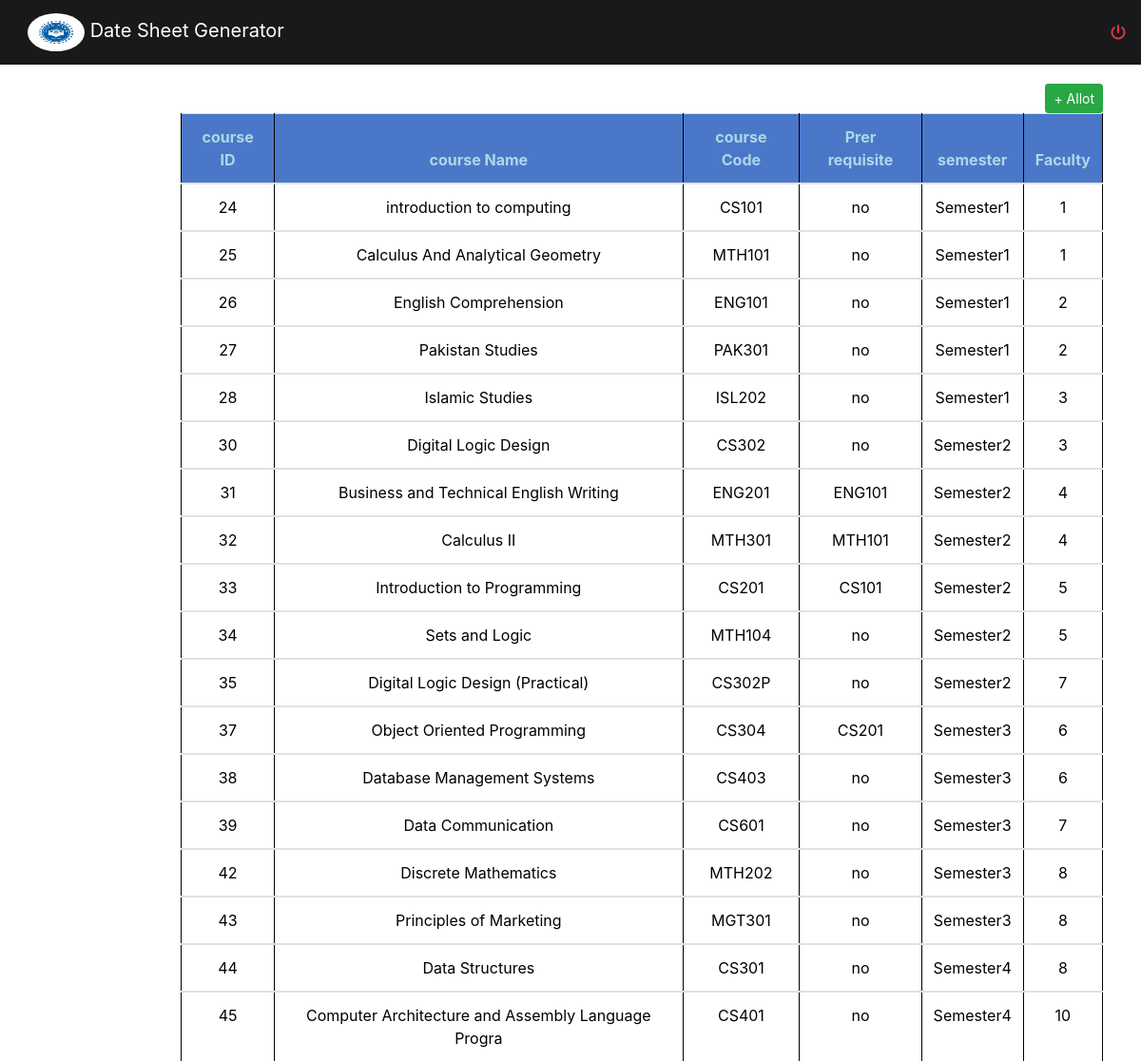
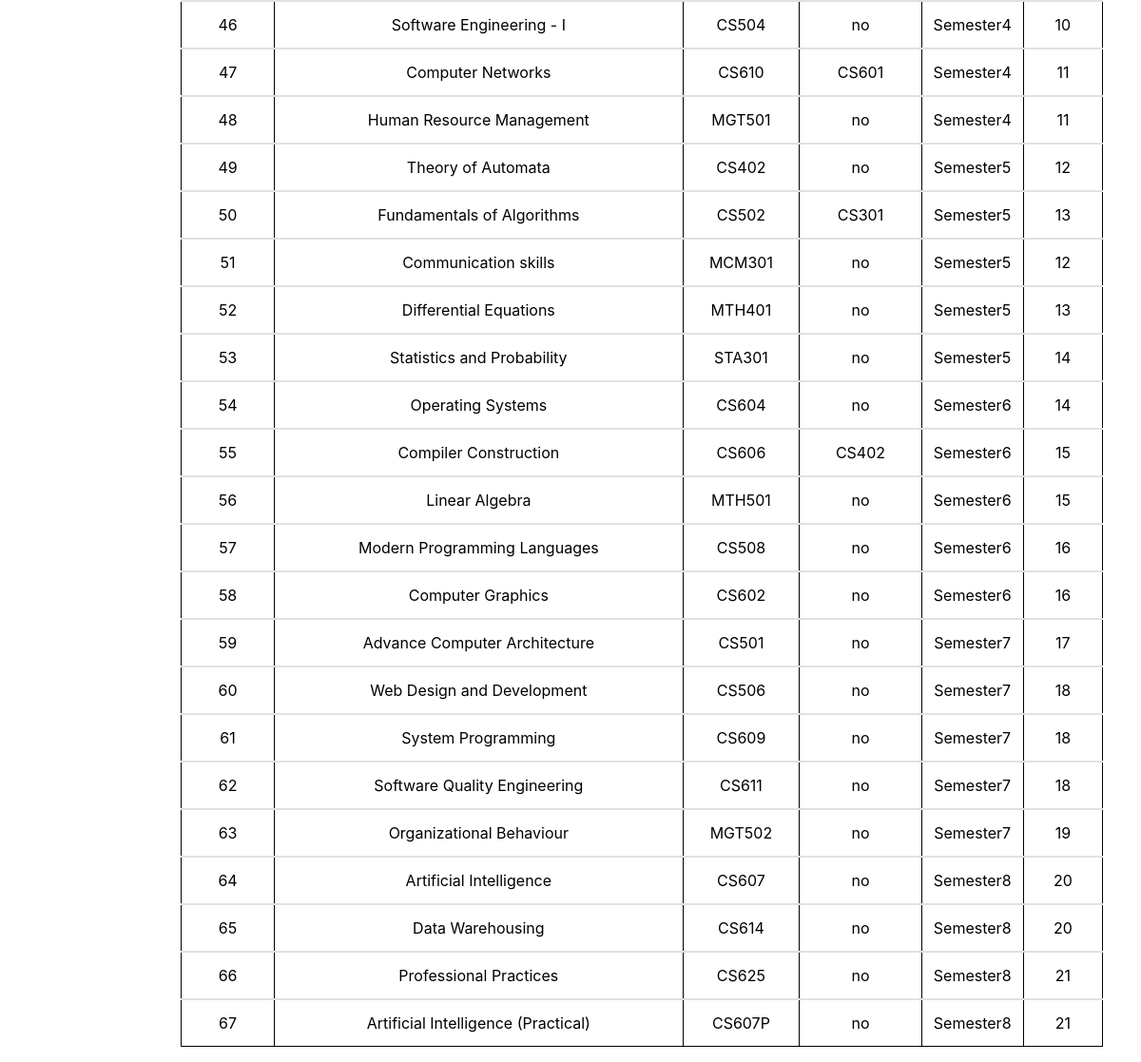
The app's page /admin/viewalotted.php with its own data (2 pictures, top to bottom).
### tables this page shows
CREATE TABLE `program` (
  `id` int(11) NOT NULL,
  `course_code` varchar(50) NOT NULL,
  `title` varchar(50) NOT NULL,
  `prerequisit` varchar(50) NOT NULL,
  `semester` varchar(50) NOT NULL,
  `faculty_id` int(11) NOT NULL
);

### admin/viewalotted.php (the view, shortened to what this page needs)
<?php
require_once "../header.php";
?>
<div class="main" >
<div class="container-fluid" >
<div class="container" >
      <div  >
<a href="alloted.php" class="btn btn-sm btn-success" role="button" style="float:right;margin-top:20px;">+ Allot</a>
	<div>
          <table class="table" id="table">
					 <thead>
							<tr>
							 <th>course ID</th>
							<th>course Name</th>
							<th>course Code</th>
							 <th>Prer requisite</th>
							<th>semester</th>
							 <th>Faculty</th>
							 </tr>
					</thead>
					<tbody>
<?php
             $busSql = "Select * from program where faculty_id!=0";
             $resultBusSql = mysqli_query($link, $busSql);
    while($row = mysqli_fetch_assoc($resultBusSql)){
		       $id=$row['id'];
	           $course_name= $row['title'];
			   $course_code=$row['course_code'];
		        $pre=$row['prerequisit'];
		        $faculty=$row['faculty_id'];
		       $semester=$row['semester'];
   ?>
                                 <tr>
							         <td><?Php echo $id;?></td>
							       <td><?Php echo $course_name;?></td>
								    <td><?Php echo $course_code;?></td>
							       <td><?Php echo $pre;?></td>
							       <td><?Php echo $semester;?></td>
								   <td><?Php echo $faculty;?></td>
		                           </tr>
					</tbody>
	<?php
	}
	?>
	</div>
	</div>
	</div>
</body>
</html>

### navbar.php (shortened to what this page needs)
<!DOCTYPE html>
<html>
<head>
    <link href="assets/bootstrap/css/bootstrap.min.css" rel="stylesheet" />
<link rel="stylesheet" type="text/css" href="style.css">
    <link href="assets/datatables/css/jquery.dataTables.min.css" rel="stylesheet" />
    <link href="assets/fontawsome/css/all.css" rel="stylesheet" />
 <link href="assets/fontawesome/css/all.min" rel="stylesheet" />
</head>
<body >
<nav class="navbar navbar-expand-lg      ">
      <a class="navbar-brand  btn  btn-default text-white  " href=" ">  <img src="../assets/img/logodate.jfif" class="" alt="..." style="width:60px;height:40px;border-radius:50%;">
             Date Sheet Generator  </a>
      <ul class="navbar-nav me-auto mb-2 mb-lg-0 mr-auto">
        <li class="nav-item  ">
          <a class="nav-link  " aria-current="page" href=" "> </a>
        </li> </ul> <ul class="navbar-nav me-auto mb-2 mb-lg-0 ">
		<li class="nav-item mr-2">
          <a class="nav-link btn-sm  text-white  "  ><?php
 ?></a>
        </li>
        <li class="nav-item">
            <a href="logout.php" ><i class="fa fa-power-off text-danger"></i>  </a>
        </li>
      </ul>
</nav>

### header.php (shortened to what this page needs)
<?php
	   require_once "navbar.php";
?>
     <!DOCTYPE html>
<html>
<head>
    <link href="../assets/bootstrap/css/bootstrap.min.css" rel="stylesheet" />
    <link rel="stylesheet" type="text/css" href="../style.css">
    <link href="../assets/datatables/css/jquery.dataTables.min.css" rel="stylesheet" />
    <link href="../assets/fontawesome/css/all.css" rel="stylesheet" />
	 <link href="../assets/fontawesome/css/all.min" rel="stylesheet" />
</head>
<body  >

### style.css (style rules this page uses)
body { margin:0px; padding:0px; color:black; }
.navbar { position:sticky; text-decoration:none; background-color:#18191a; }
.main { margin-left: 150px; padding: 0px 10px; }
#table th { background-color:#4b77c9; color:lightblue; text-align:center; }
#table td { background-color:white; text-align:center; color:black; }
#table { background-color:#334d4d; border-radius: 10px; padding-top: 10px; padding-bottom: 10px; color: lightblue; }
.container { color: lightblue; }
.container table { color: lightblue; }
.table2, th, td { border: 1px solid black; }

### records on screen
program: id "24", title "introduction to computing", course_code "CS101", prerequisit "no", semester "Semester1", faculty "1"
program: id "25", title "Calculus And Analytical Geometry", course_code "MTH101", prerequisit "no", semester "Semester1", faculty "1"
program: id "26", title "English Comprehension", course_code "ENG101", prerequisit "no", semester "Semester1", faculty "2"
program: id "27", title "Pakistan Studies", course_code "PAK301", prerequisit "no", semester "Semester1", faculty "2"
program: id "28", title "Islamic Studies", course_code "ISL202", prerequisit "no", semester "Semester1", faculty "3"
program: id "30", title "Digital Logic Design", course_code "CS302", prerequisit "no", semester "Semester2", faculty "3"
program: id "31", title "Business and Technical English Writing", course_code "ENG201", prerequisit "ENG101", semester "Semester2", faculty "4"
program: id "32", title "Calculus II", course_code "MTH301", prerequisit "MTH101", semester "Semester2", faculty "4"
program: id "33", title "Introduction to Programming", course_code "CS201", prerequisit "CS101", semester "Semester2", faculty "5"
program: id "34", title "Sets and Logic", course_code "MTH104", prerequisit "no", semester "Semester2", faculty "5"
program: id "35", title "Digital Logic Design (Practical)", course_code "CS302P", prerequisit "no", semester "Semester2", faculty "7"
program: id "37", title "Object Oriented Programming", course_code "CS304", prerequisit "CS201", semester "Semester3", faculty "6"
program: id "38", title "Database Management Systems", course_code "CS403", prerequisit "no", semester "Semester3", faculty "6"
program: id "39", title "Data Communication", course_code "CS601", prerequisit "no", semester "Semester3", faculty "7"
program: id "42", title "Discrete Mathematics", course_code "MTH202", prerequisit "no", semester "Semester3", faculty "8"
program: id "43", title "Principles of Marketing", course_code "MGT301", prerequisit "no", semester "Semester3", faculty "8"
program: id "44", title "Data Structures", course_code "CS301", prerequisit "no", semester "Semester4", faculty "8"
program: id "45", title "Computer Architecture and Assembly Language Progra", course_code "CS401", prerequisit "no", semester "Semester4", faculty "10"
program: id "46", title "Software Engineering - I", course_code "CS504", prerequisit "no", semester "Semester4", faculty "10"
program: id "47", title "Computer Networks", course_code "CS610", prerequisit "CS601", semester "Semester4", faculty "11"
program: id "48", title "Human Resource Management", course_code "MGT501", prerequisit "no", semester "Semester4", faculty "11"
program: id "49", title "Theory of Automata", course_code "CS402", prerequisit "no", semester "Semester5", faculty "12"
program: id "50", title "Fundamentals of Algorithms", course_code "CS502", prerequisit "CS301", semester "Semester5", faculty "13"
program: id "51", title "Communication skills", course_code "MCM301", prerequisit "no", semester "Semester5", faculty "12"
program: id "52", title "Differential Equations", course_code "MTH401", prerequisit "no", semester "Semester5", faculty "13"
program: id "53", title "Statistics and Probability", course_code "STA301", prerequisit "no", semester "Semester5", faculty "14"
program: id "54", title "Operating Systems", course_code "CS604", prerequisit "no", semester "Semester6", faculty "14"
program: id "55", title "Compiler Construction", course_code "CS606", prerequisit "CS402", semester "Semester6", faculty "15"
program: id "56", title "Linear Algebra", course_code "MTH501", prerequisit "no", semester "Semester6", faculty "15"
program: id "57", title "Modern Programming Languages", course_code "CS508", prerequisit "no", semester "Semester6", faculty "16"
program: id "58", title "Computer Graphics", course_code "CS602", prerequisit "no", semester "Semester6", faculty "16"
program: id "59", title "Advance Computer Architecture", course_code "CS501", prerequisit "no", semester "Semester7", faculty "17"
program: id "60", title "Web Design and Development", course_code "CS506", prerequisit "no", semester "Semester7", faculty "18"
program: id "61", title "System Programming", course_code "CS609", prerequisit "no", semester "Semester7", faculty "18"
program: id "62", title "Software Quality Engineering", course_code "CS611", prerequisit "no", semester "Semester7", faculty "18"
program: id "63", title "Organizational Behaviour", course_code "MGT502", prerequisit "no", semester "Semester7", faculty "19"
program: id "64", title "Artificial Intelligence", course_code "CS607", prerequisit "no", semester "Semester8", faculty "20"
program: id "65", title "Data Warehousing", course_code "CS614", prerequisit "no", semester "Semester8", faculty "20"
program: id "66", title "Professional Practices", course_code "CS625", prerequisit "no", semester "Semester8", faculty "21"
program: id "67", title "Artificial Intelligence (Practical)", course_code "CS607P", prerequisit "no", semester "Semester8", faculty "21"
